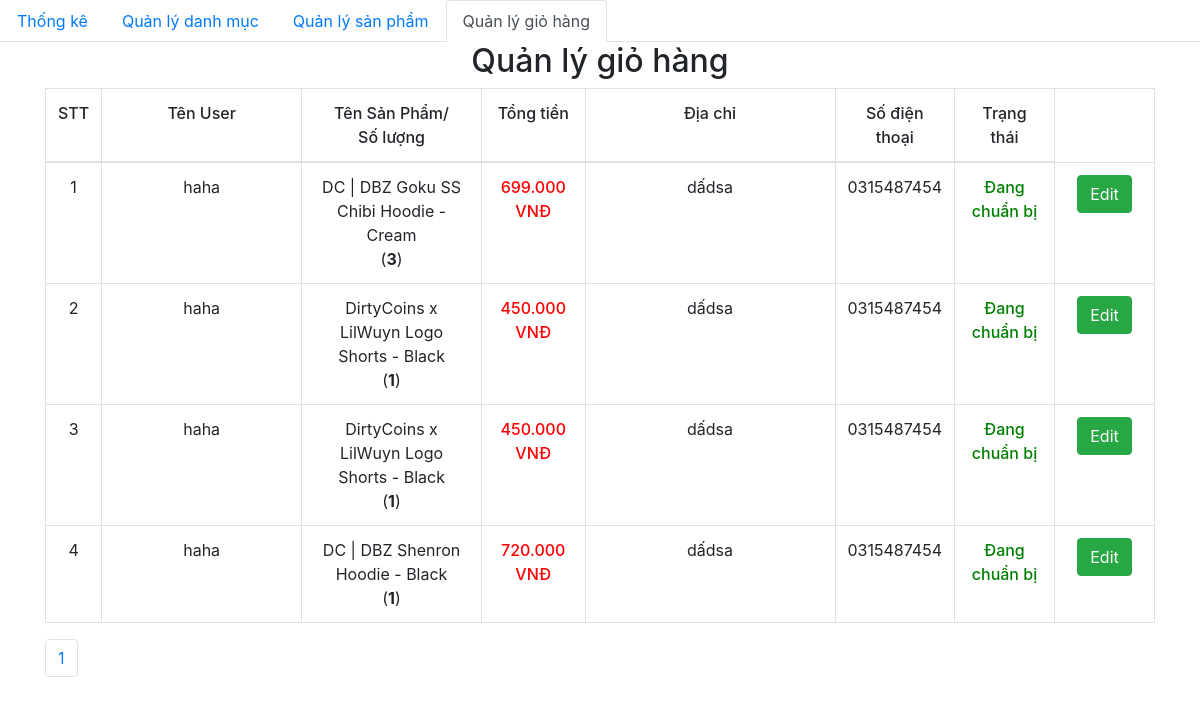
Screenshot of /admin/dashboard.php with the database file from the repository.
### tables this page shows
CREATE TABLE `order_details` (
  `id` int(11) NOT NULL,
  `order_id` int(11) NOT NULL,
  `product_id` int(11) NOT NULL,
  `id_user` int(11) NOT NULL,
  `num` int(11) NOT NULL,
  `price` float NOT NULL,
  `status` varchar(255) NOT NULL
);

CREATE TABLE `orders` (
  `id` int(11) NOT NULL,
  `fullname` varchar(100) NOT NULL,
  `phone_number` varchar(20) NOT NULL,
  `email` varchar(150) NOT NULL,
  `address` varchar(200) NOT NULL,
  `note` varchar(255) DEFAULT NULL,
  `order_date` datetime DEFAULT NULL
);

CREATE TABLE `product` (
  `id` int(11) NOT NULL,
  `title` varchar(200) NOT NULL,
  `price` float NOT NULL,
  `number` float NOT NULL,
  `thumbnail` varchar(500) NOT NULL,
  `thumbnail_1` varchar(500) NOT NULL,
  `thumbnail_2` varchar(500) NOT NULL,
  `thumbnail_3` varchar(500) NOT NULL,
  `thumbnail_4` varchar(500) NOT NULL,
  `thumbnail_5` varchar(500) NOT NULL,
  `content` longtext NOT NULL,
  `id_category` int(11) NOT NULL,
  `created_at` datetime DEFAULT NULL,
  `updated_at` datetime DEFAULT NULL,
  `id_sanpham` int(11) NOT NULL
);

### admin/database/dbhelper.php (called while the page is built, shortened)
<?php
function executeResult($sql, $isSingle = false) {
    $conn = mysqli_connect(HOST, USERNAME, PASSWORD, DATABASE);
    $result = mysqli_query($conn, $sql);
    $data = [];
    while ($row = mysqli_fetch_assoc($result)) {
        $data[] = $row;
    }
    return $data;
}
?>

### admin/dashboard.php (the view, shortened to what this page needs)
<?php require_once('database/dbhelper.php'); ?>
<!DOCTYPE html>
<html>
<head>
    <link rel="stylesheet" href="https://maxcdn.bootstrapcdn.com/bootstrap/4.4.1/css/bootstrap.min.css">
    <link href="https://cdn.jsdelivr.net/npm/summernote@0.8.18/dist/summernote.min.css" rel="stylesheet">
</head>
<body>
    <ul class="nav nav-tabs">
        <li class="nav-item">
            <a class="nav-link" href="category/index.php">Thống kê</a>
        </li>
        <li class="nav-item">
            <a class="nav-link" href="category/index.php">Quản lý danh mục</a>
        </li>
        <li class="nav-item">
            <a class="nav-link" href="product/">Quản lý sản phẩm</a>
        </li>
        <li class="nav-item ">
            <a class="nav-link active" href="dashboard.php">Quản lý giỏ hàng</a>
        </li>
    </ul>
    <div class="container">
        <div class="panel panel-primary">
            <div class="panel-heading">
                <h2 class="text-center">Quản lý giỏ hàng</h2>
            </div>
            <div class="panel-body">
                <form action="" method="POST">
                    <table class="table table-bordered table-hover">
                        <thead>
                            <tr style="font-weight: 500;text-align: center;">
                                <td width="50px">STT</td>
                                <td width="200px">Tên User</td>
                                <td>Tên Sản Phẩm/<br>Số lượng</td>
                                <td>Tổng tiền</td>
                                <td width="250px">Địa chỉ</td>
                                <td>Số điện thoại</td>
                                <td>Trạng thái</td>
                            </tr>
                        </thead>
                        <tbody>
                            <?php
                            try {
                                if (isset($_GET['page'])) {
                                    $page = $_GET['page'];
                                } else {
                                    $page = 1;
                                }
                                $limit = 10;
                                $start = ($page - 1) * $limit;
                                $sql = "SELECT * from orders, order_details, product
                                where order_details.order_id=orders.id and product.id=order_details.product_id ORDER BY order_date DESC limit $start,$limit ";
                                $order_details_List = executeResult($sql);
                                $count = 0;
                                foreach ($order_details_List as $item) {
                                    echo '
                                        <tr style="text-align: center;">
                                            <td width="50px">' . (++$count) . '</td>
                                            <td style="text-align:center">' . $item['fullname'] . '</td>
                                            <td>' . $item['title'] . '<br>(<strong>' . $item['num'] . '</strong>)</td>
                                            <td class="b-500 red">' . number_format($item['price'], 0, ',', '.') . '<span> VNĐ</span></td>
                                            <td width="100px">' . $item['address'] . '</td>
                                            <td width="100px">' . $item['phone_number'] . '</td>
                                            <td width="100px" class="green b-500">' . $item['status'] . '</td>
                                            <td width="100px">
                                                <a href="edit.php?order_id=' . $item['order_id'] . '" class="btn btn-success">Edit</a>
                                            </td>
                                        </tr>
                                    ';
                                }
                            } catch (Exception $e) {
                                die("Lỗi thực thi sql: " . $e->getMessage());
                            }
                            ?>
                        </tbody>
                    </table>
                </form>
            </div>
            <ul class="pagination">
                <?php
                $sql = "SELECT * from orders, order_details, product
                where order_details.order_id=orders.id and product.id=order_details.product_id";
                $conn = mysqli_connect(HOST, USERNAME, PASSWORD, DATABASE);
                $result = mysqli_query($conn, $sql);
                $current_page = 0;
                if (mysqli_num_rows($result)) {
                    $numrow = mysqli_num_rows($result);
                    $current_page = ceil($numrow / 10);
                }
                for ($i = 1; $i <= $current_page; $i++) {
                    if ($i == $current_page) {
                        echo '
            <li class="page-item"><a class="page-link" href="?page=' . $i . '">' . $i . '</a></li>';
                    } else {
                        echo '
            <li class="page-item"><a class="page-link" href="?page=' . $i . '">' . $i . '</a></li>
                    ';
                    }
                }
                ?>
            </ul>
        </div>
    </div>
</body>
</html>

### admin/dashboard.php (style rules this page uses)
.b-500 { font-weight: 500; }
.red { color: red; }
.green { color: green; }

### rows the page displays
order_details: order.fullname "haha", product.title "DC | DBZ Goku SS Chibi Hoodie - Cream", num "3", product.price "699.000", order.address "dấdsa", order.phone_number "0315487454", status "Đang chuẩn bị"
order_details: order.fullname "haha", product.title "DirtyCoins x LilWuyn Logo Shorts - Black", num "1", product.price "450.000", order.address "dấdsa", order.phone_number "0315487454", status "Đang chuẩn bị"
order_details: order.fullname "haha", product.title "DirtyCoins x LilWuyn Logo Shorts - Black", num "1", product.price "450.000", order.address "dấdsa", order.phone_number "0315487454", status "Đang chuẩn bị"
order_details: order.fullname "haha", product.title "DC | DBZ Shenron Hoodie - Black", num "1", product.price "720.000", order.address "dấdsa", order.phone_number "0315487454", status "Đang chuẩn bị"
